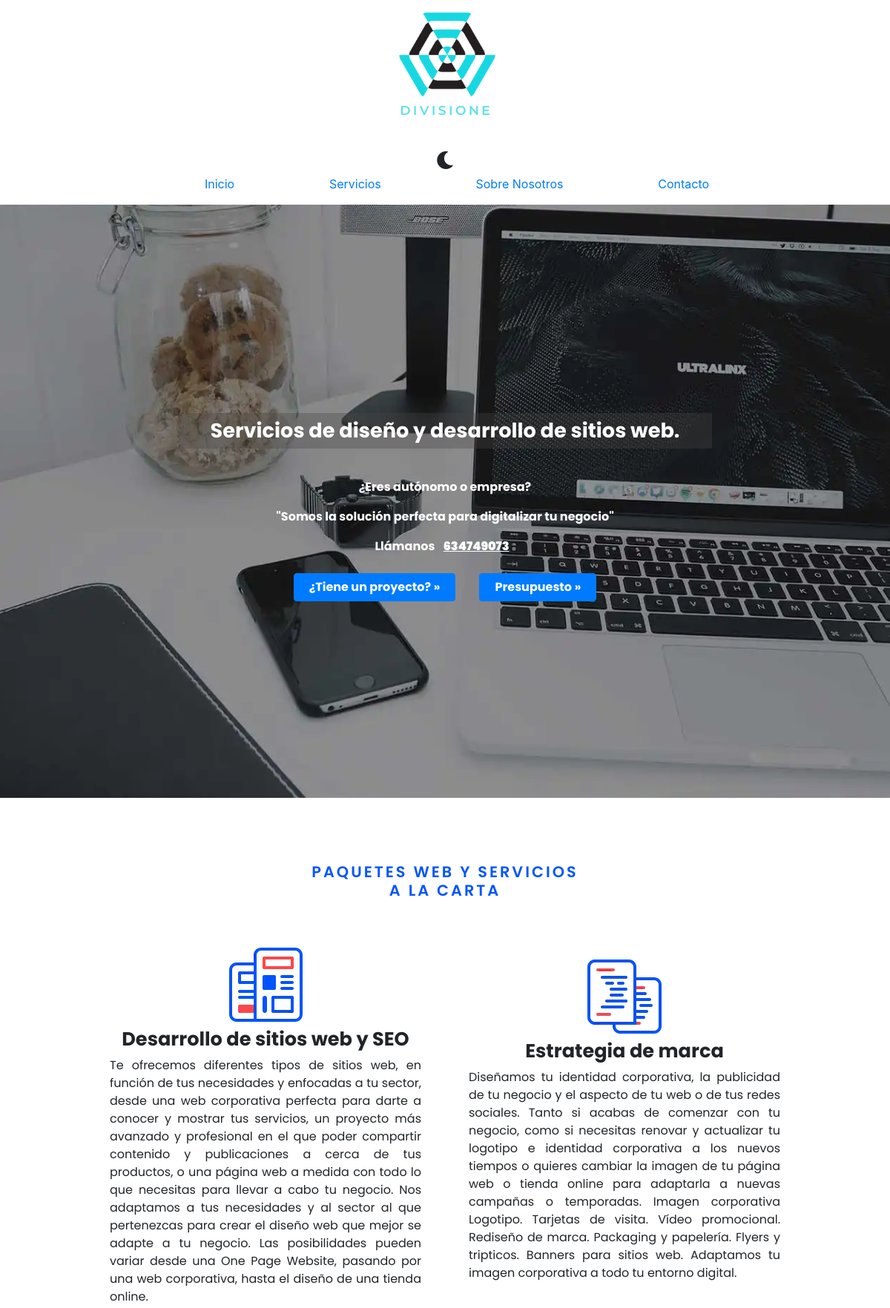
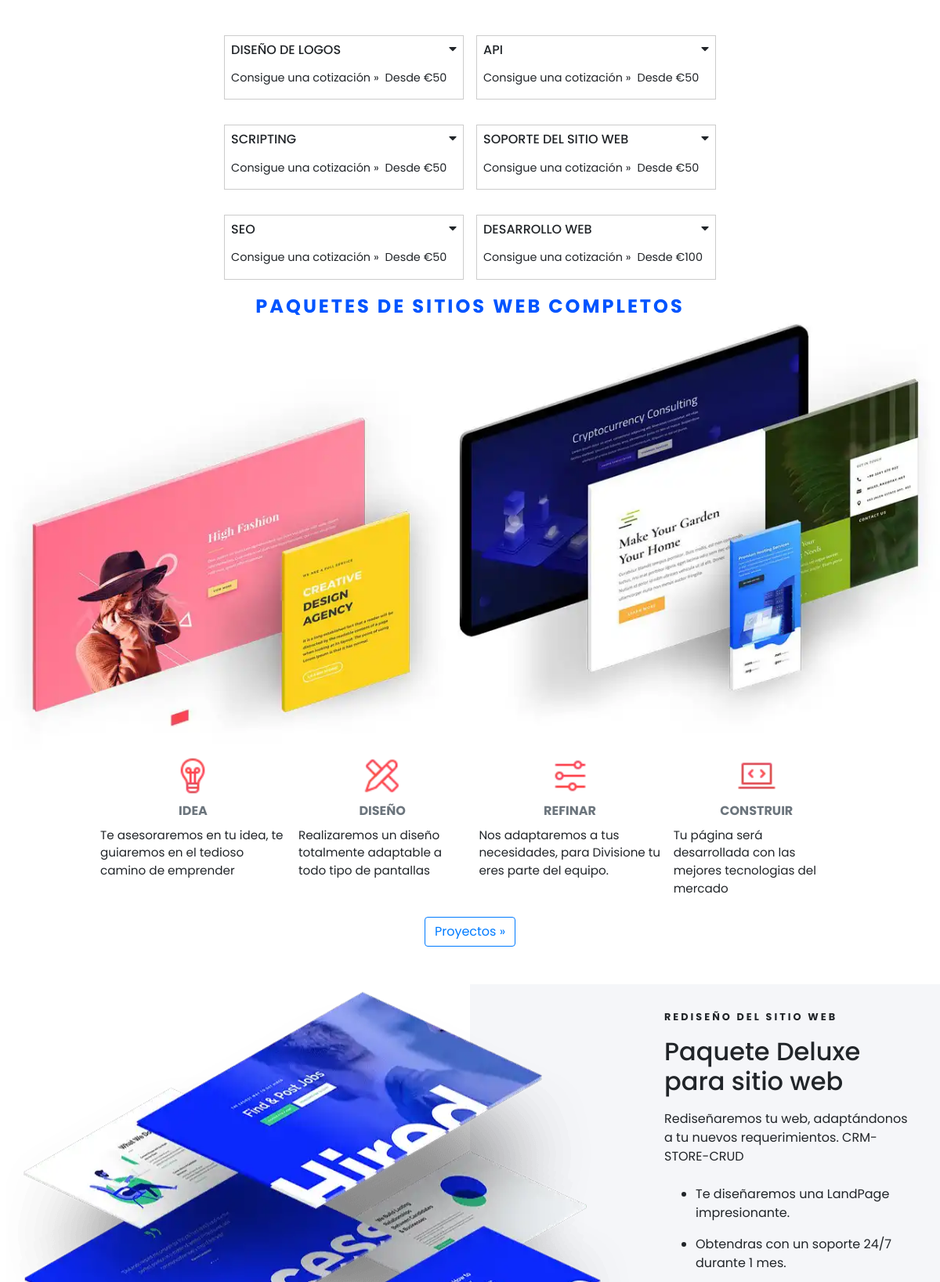
The page / (upper part) on the database its author committed (2 pictures, top to bottom).
### tables this page shows
CREATE TABLE `service` (
  `id` int(11) NOT NULL AUTO_INCREMENT,
  `serviceID` int(11) NOT NULL,
  `nameService` varchar(255) DEFAULT NULL,
  PRIMARY KEY (`id`),
  KEY `fk_service` (`serviceID`),
  CONSTRAINT `fk_service` FOREIGN KEY (`serviceID`) REFERENCES `services` (`id`) ON DELETE CASCADE ON UPDATE CASCADE
);

CREATE TABLE `services` (
  `id` int(11) NOT NULL AUTO_INCREMENT,
  `name` varchar(45) NOT NULL,
  `description` text NOT NULL,
  `price` int(5) NOT NULL,
  `imageProduct` varchar(100) DEFAULT NULL,
  PRIMARY KEY (`id`)
);

### controllers/PageController.php (called while the page is built, shortened)
<?php
class PageController
{
    public static function index(Router $router)
    {
        $message = null;
        $services = Services::getServicesList(null);
        $router->render('index', [
            'services' => $services[0],
            'message' => $message
        ]);
    }
}

### public/index.php (called while the page is built, shortened)
<?php
$router = new Router();
$router->get('/', [PageController::class, 'index']);
$router->post('/', [PageController::class, 'index']);
$router->get('/contacto', [PageController::class, 'contact']);
$router->post('/contacto', [PageController::class, 'contact']);
$router->get('/sobre-nosotros', [PageController::class, 'about']);
$router->get('/servicios', [PageController::class, 'services']);
$router->get('/cookies', [PageController::class, 'cookies']);
$router->get('/legal', [PageController::class, 'legal']);
$router->get('/privacidad', [PageController::class, 'privacy']);
$router->get('/servicio', [PageController::class, 'service']);
$router->post('/servicio', [PageController::class, 'service']);
$router->get('/admin', [ServiceController::class, 'admin']);
$router->get('/admin/create', [ServiceController::class, 'create']);
$router->post('/admin/create', [ServiceController::class, 'create']);
$router->post('/admin/update', [ServiceController::class, 'update']);
$router->get('/admin/update', [ServiceController::class, 'update']);
$router->get('/admin/delete', [ServiceController::class, 'delete']);
$router->get('/login', [LoginController::class, 'auth']);
$router->post('/login', [LoginController::class, 'auth']);
$router->get('/logout', [LoginController::class, 'logout']);
$router->checkRutes();

### models/ActiveRecord.php (called while the page is built, shortened)
<?php
class ActiveRecord
{
    protected static $db;
    public static function setDB($database)
    {
        static::$db = $database;
    }
    public static function getServicesList($id) {
        $service = null;
        $listServices = [];
        if ($id) {
            $query = "SELECT * FROM";
            $query .= " services LEFT JOIN service ON service.serviceID = services.id WHERE services.id = $id ";
            $service = Services::consulSQL($query);
            $service = array_shift($service);
            $listServices = explode(",", $service->nameService);
        } else {
            $service = Services::consulSQL("SELECT services.id, services.price, name, imageProduct, description, service.nameService FROM services LEFT JOIN service ON services.id = service.serviceID; ");
        }
        return [$service, $listServices];
    }
    public static function consulSQL($query): array
    {
        $data = static::$db->query($query);
        $services = [];
        while ($record = $data->fetch_array(MYSQLI_ASSOC)) {
            $services[] = static::createObject($record);
        }
        return $services;
    }
    protected static function createObject($record)
    {
        $object = new static;
        foreach ($record as $key => $value) {
            if (property_exists($object, $key)) {
                $object->$key = $value;
            } else if ($key == 'nameService') {
                $object->$key = $value;
            }
        }
        return $object;
    }
}

### views/index.php (the view, shortened to what this page needs)
<main class="wrap">
    <section class="banner w-100">
        <h1 class="title-banner text-white" data-cy='heading-site'>Servicios de diseño y desarrollo de sitios web.</h1>
        <span class="subtitle-banner">¿Eres autónomo o empresa?</span>
        <span class="subtitle-banner">"Somos la solución perfecta para digitalizar tu negocio"</span>
        <span class="subtitle-banner ">Llámanos <a class="subtitle-banner text-decoration-underline" href="https://api.whatsapp.com/send?phone=0034634749073">634749073</a></span>
        <div class="content-btn-banner">
            <button type="button" class="btn btn-primary"><a class="subtitle-banner" href="https://api.whatsapp.com/send?phone=0034634749073">¿Tiene un proyecto? &raquo;</a></button>
            <button type="button" class="btn btn-primary"><a class="subtitle-banner" href="https://api.whatsapp.com/send?phone=0034634749073">Presupuesto &raquo;</a></button>
        </div>
    </section>
    <section class="packages" data-cy='packages'>
        <h2 class="title-packages" data-cy='heading-subtitle'>Paquetes web y Servicios a la carta</h2>
        <div class="content-pack" data-cy='content-pack'>
            <div class="package">
                <img src="build/img/web-icon-design-2.webp" class="img-packs" loading="lazy">
                <h2 class="title-package  w-100">Desarrollo de sitios web y SEO</h2>
                <p class="description.package text-justify">Te ofrecemos diferentes tipos de sitios web, en función de tus necesidades y enfocadas a tu sector, desde una web corporativa perfecta para darte a conocer y mostrar tus servicios, un proyecto más avanzado y profesional en el que poder compartir contenido y publicaciones a cerca de tus productos, o una página web a medida con todo lo que necesitas para llevar a cabo tu negocio.
                    Nos adaptamos a tus necesidades y al sector al que pertenezcas para crear el diseño web que mejor se adapte a tu negocio. Las posibilidades pueden variar desde una One Page Website, pasando por una web corporativa, hasta el diseño de una tienda online.</p>
            </div>
            <div class="package" id="fix-responsive-package">
                <img src="build/img/web-icon-code-2-1.webp" class="img-packs" id="photo_fix_package" loading="lazy">
                <h2 class="title-package ">Estrategia de marca</h2>
                <p class="description.package text-justify">
                    Diseñamos tu identidad corporativa, la publicidad de tu negocio y el aspecto de tu web o de tus redes sociales.
                    Tanto si acabas de comenzar con tu negocio, como si necesitas renovar y actualizar tu logotipo e identidad corporativa a los nuevos tiempos o quieres cambiar la imagen de tu página web o tienda online para adaptarla a nuevas campañas o temporadas.
                    Imagen corporativa
                    Logotipo.
                    Tarjetas de visita.
                    Vídeo promocional.
                    Rediseño de marca.
                    Packaging y papelería.
                    Flyers y tripticos.
                    Banners para sitios web. Adaptamos tu imagen corporativa a todo tu entorno digital.
                </p>
            </div>
        </div>
        <div class="packs" data-cy='packs'>
            <?php foreach ($services as $service) : ?>
                <div class="pack">
                    <div class="content-service">
                        <h3 class="title-pack"><?php echo $service->name ?></h3>
                        <i class="fas fa-caret-down"></i>
                    </div>
                    <div class="desc">
                        <span class="text-special">Consigue una cotización &raquo;</span>
                        <span class="price-cot">Desde €<?php echo $service->price ?></span>
                    </div>
                </div>
            <?php endforeach; ?>
        </div>
    </section>
    <section class="content-websites d-flex flex-column w-100">
        <span class="title-websites">Paquetes de sitios web completos</span>
        <img src="build/img/web-dev-26.webp" alt="services" loading="lazy" class="img-fluid">
        <div class="wrap-box">
            <div class="box d-flex flex-column" data-cy='box'>
                <img src="build/img/web-icon-light-bulb.webp" alt="services" loading="lazy" class="img-box">
                <span class="text-left text-secondary m-2 font-weight-bold">IDEA</span>
                <p class="content-text-box">
                    Te asesoraremos en tu idea, te guiaremos en el tedioso camino de emprender
                </p>
            </div>
            <div class="box d-flex flex-column" data-cy='box'>
                <img src="build/img/web-icon-design.webp" alt="services" loading="lazy" class="img-box">
                <span class="text-left text-secondary m-2 font-weight-bold">DISEÑO</span>
                <p class="content-text-box">
                    Realizaremos un diseño totalmente adaptable a todo tipo de pantallas
                </p>
            </div>
            <div class="box d-flex flex-column" data-cy='box'>
                <img src="build/img/web-icon-adjust.webp" alt="services" loading="lazy" class="img-box">
                <span class="text-left text-secondary m-2 font-weight-bold">REFINAR</span>
                <p class="content-text-box">
                    Nos adaptaremos a tus necesidades, para Divisione tu eres parte del equipo.
                </p>
            </div>
            <div class="box d-flex flex-column" data-cy='box'>
                <img src="build/img/web-icon-code.webp" alt="services" loading="lazy" class="img-box">
                <span class="text-left text-secondary m-2 font-weight-bold">CONSTRUIR</span>
                <p class="content-text-box">
                    Tu página será desarrollada con las mejores tecnologias del mercado
                </p>
            </div>
        </div>
        <button type="button" class="btn btn-outline-primary" data-cy='btn btn-outline-primary'>Proyectos &raquo;</button>
    </section>
    <section class="wrap-service-deluxe">
        <div class="content-deluxe d-flex flex-column m-4">
            <span class="title-deluxe">Rediseño del sitio web</span>
            <h2 class="name-service-deluxe">Paquete Deluxe para sitio web</h2>
            <p class="desciption-content">
                Rediseñaremos tu web, adaptándonos a tu nuevos requerimientos. CRM-STORE-CRUD
            </p>
            <ul class="d-flex flex-column">
                <li class="list-unset">Te diseñaremos una LandPage impresionante.</li>
                <li class="list-unset">Obtendras con un soporte 24/7 durante 1 mes.</li>
            </ul>
        </div>
        <img src="build/img/web-dev-25.webp" alt="service deluxe" loading="lazy">
    </section>
</main>

### public/build/css/app.css (style rules this page uses)
i { cursor:pointer }
.banner { align-items:center;background-image:url(../../../../build/img/xbanner.webp);background-position:bottom;background-repeat:no-repeat;background-size:cover;display:flex;flex-flow:column;height:100vh;justify-content:center }
.banner .title-banner { background:rgba(70,69,69,.34);color:red;font-size:1.7rem;margin:2rem;padding:.5rem;text-align:center;width:60% }
@media (min-width:768px) { .banner .title-banner { font-weight:bolder } }
.banner .subtitle-banner { color:#fff;font-weight:bolder;margin:.5rem }
.banner .content-btn-banner { display:flex;flex-flow:row wrap;justify-content:center;width:50% }
.banner .content-btn-banner button { margin:1rem }
.packages { align-items:center;display:flex;flex-flow:column wrap;margin-top:1.5rem;width:100% }
.packages .title-packages { color:#0054ff;font-size:1rem;font-weight:600;letter-spacing:3px;margin-bottom:2rem;margin-top:4rem;text-align:center;text-transform:uppercase;width:90% }
@media (min-width:768px) { .packages .title-packages { font-size:1.3rem;width:30% } }
.packages .content-pack { align-items:center;display:flex;flex-flow:column wrap;justify-content:center;width:100% }
@media (min-width:768px) { .packages .content-pack { flex-flow:row wrap } }
.packages .content-pack .package { align-items:flex-start;display:flex;flex-flow:column wrap;margin:1rem;width:90% }
.packages .content-pack .package .img-packs { align-self:center;margin-bottom:.5rem }
@media (min-width:768px) { .packages .content-pack .package { width:35% } }
@media (min-width:768px) { .packages .content-pack .package { margin:2rem } }
.packages .content-pack .package .title-package { color:900;font-size:1.6rem;font-weight:bolder;text-align:center;width:100% }
.packs { display:grid;gap:1rem;grid-template-columns:repeat(1,1fr) }
@media (min-width:480px) { .packs { display:grid;gap:1rem;grid-template-columns:repeat(2,1fr) } }
.pack { border:1px solid #ccc;display:flex;flex-flow:column wrap;margin-bottom:1rem;padding:.5rem;width:100% }
@media (min-width:768px) { .pack { flex-basis:20% } }
.pack .content-service { display:flex;flex-flow:row wrap;justify-content:space-between }
.pack .content-service .title-pack { font-size:1rem;text-transform:uppercase }
.pack .desc { display:flex;flex-flow:row wrap }
.pack .desc * { font-size:.9rem;margin:.5rem .5rem .5rem 0 }
@media (min-width:768px) { #fix-responsive-package { margin-bottom:3rem!important } }
.content-websites { align-items:center;margin-bottom:3rem }
.title-websites { color:#0054ff;font-size:1.5rem;font-weight:bolder;letter-spacing:3px;text-align:center;text-transform:uppercase }
.img-box { width:50px }
.wrap-box { display:flex;flex-flow:column;width:80% }
@media (min-width:768px) { .wrap-box { flex-flow:row } }
.wrap-box .box { align-items:center;margin:.5rem }
.wrap-box .box .content-text-box { font-size:.95rem }
.wrap-service-deluxe { background-image:linear-gradient(90deg,rgba(245,246,249,0) 50%,#f5f6f9 0);display:flex;flex-flow:column-reverse;margin-bottom:5rem;width:100% }
.wrap-service-deluxe * { margin:.5rem }
@media (min-width:768px) { .wrap-service-deluxe { flex-flow:row-reverse wrap } }
.wrap-service-deluxe img { max-width:100% }
@media (min-width:768px) { .wrap-service-deluxe { margin-bottom:10rem } }
.wrap-service-deluxe .content-deluxe { flex:1 }
.title-deluxe { font-size:.8rem;font-weight:700;letter-spacing:3px;text-transform:uppercase }
html { -webkit-text-size-adjust:100%;line-height:1.15 }
body { margin:0 }
main { display:block }
h1 { font-size:2em;margin:.67em 0 }
a { background-color:transparent }
img { border-style:none }
button,input,optgroup,select,textarea { font-family:inherit;font-size:100%;line-height:1.15;margin:0 }
button,input { overflow:visible }
button,select { text-transform:none }
[type=button],[type=reset],[type=submit],button { -webkit-appearance:button }
*,:after,:before { box-sizing:inherit }
.list-unset { list-style:unset!important }
li { list-style:none }
a { text-decoration:none }
.wrap { display:flex;flex-flow:column wrap;font-family:Poppins,sans-serif }

### rows shown on the page
service: serviceID.name "DISEÑO DE LOGOS", serviceID.price "50"
service: serviceID.name "API", serviceID.price "50"
service: serviceID.name "SCRIPTING", serviceID.price "50"
service: serviceID.name "SOPORTE DEL SITIO WEB", serviceID.price "50"
service: serviceID.name "SEO", serviceID.price "50"
service: serviceID.name "DESARROLLO WEB", serviceID.price "100"
